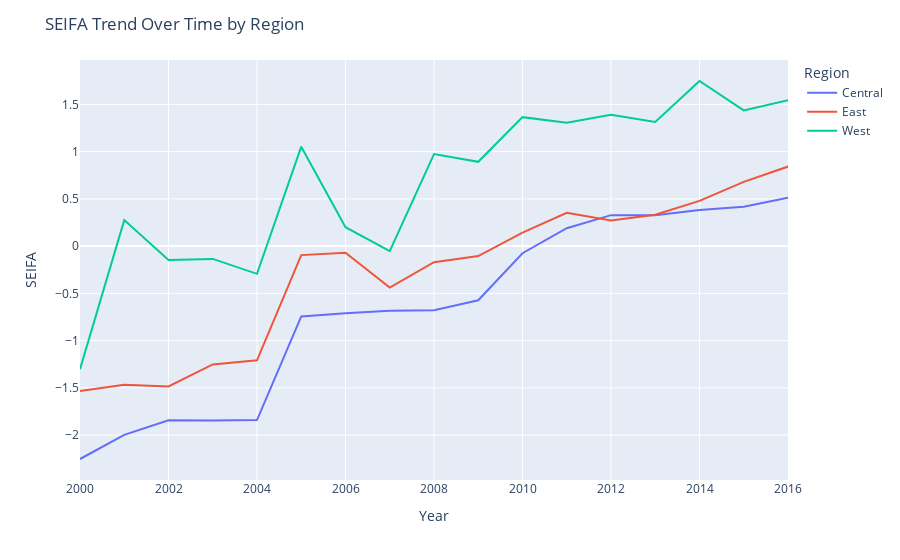

Write notebook code for a chart like this one.
### Code cell
# Group the data by Year and Region, and calculate the median household income for each group
grouped_data = data.groupby(['Year', 'Region'])['SEIFA'].median().reset_index()

# Create a line plot to show trends for Median Household Income over time by region
fig = px.line(grouped_data, x='Year', y='SEIFA', color='Region')
fig.update_layout(title='SEIFA Trend Over Time by Region',
                  xaxis_title='Year',
                  yaxis_title='SEIFA')
fig.show()

### Figure 1 — Plotly figure (JSON) as saved in the notebook; plotly's stock layout.template omitted (floating-point values rounded to 4 significant figures)
{"data": [{"hovertemplate": "Region=Central<br>Year=%{x}<br>SEIFA=%{y}<extra></extra>", "legendgroup": "Central", "line": {"color": "#636efa", "dash": "solid"}, "marker": {"symbol": "circle"}, "mode": "lines", "name": "Central", "orientation": "v", "showlegend": true, "type": "scatter", "x": [2000, 2001, 2002, 2003, 2004, 2005, 2006, 2007, 2008, 2009, 2010, 2011, 2012, 2013, 2014, 2015, 2016], "xaxis": "x", "y": [-2.253, -1.998, -1.844, -1.847, -1.842, -0.7443, -0.7096, -0.6843, -0.6794, -0.5732, -0.0752, 0.1898, 0.328, 0.326, 0.3821, 0.4165, 0.5124], "yaxis": "y"}, {"hovertemplate": "Region=East<br>Year=%{x}<br>SEIFA=%{y}<extra></extra>", "legendgroup": "East", "line": {"color": "#EF553B", "dash": "solid"}, "marker": {"symbol": "circle"}, "mode": "lines", "name": "East", "orientation": "v", "showlegend": true, "type": "scatter", "x": [2000, 2001, 2002, 2003, 2004, 2005, 2006, 2007, 2008, 2009, 2010, 2011, 2012, 2013, 2014, 2015, 2016], "xaxis": "x", "y": [-1.534, -1.466, -1.486, -1.253, -1.209, -0.09513, -0.07053, -0.439, -0.1704, -0.1056, 0.1436, 0.352, 0.2722, 0.3322, 0.4791, 0.6804, 0.8421], "yaxis": "y"}, {"hovertemplate": "Region=West<br>Year=%{x}<br>SEIFA=%{y}<extra></extra>", "legendgroup": "West", "line": {"color": "#00cc96", "dash": "solid"}, "marker": {"symbol": "circle"}, "mode": "lines", "name": "West", "orientation": "v", "showlegend": true, "type": "scatter", "x": [2000, 2001, 2002, 2003, 2004, 2005, 2006, 2007, 2008, 2009, 2010, 2011, 2012, 2013, 2014, 2015, 2016], "xaxis": "x", "y": [-1.304, 0.2753, -0.148, -0.1352, -0.2932, 1.052, 0.2001, -0.05392, 0.9744, 0.8924, 1.365, 1.306, 1.39, 1.315, 1.748, 1.436, 1.544], "yaxis": "y"}], "layout": {"legend": {"title": {"text": "Region"}, "tracegroupgap": 0}, "margin": {"t": 60}, "title": {"text": "SEIFA Trend Over Time by Region"}, "xaxis": {"anchor": "y", "domain": [0, 1], "title": {"text": "Year"}}, "yaxis": {"anchor": "x", "domain": [0, 1], "title": {"text": "SEIFA"}}}}
